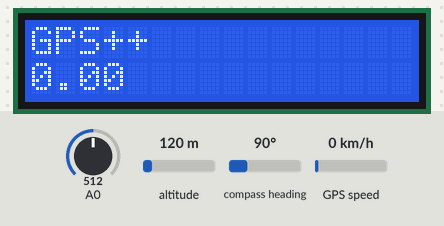
Recording of a sketch running on a simulated Arduino Uno, built with avr-gcc and run on an emulated ATmega328P. Parts: 16×2 character LCD. Inputs (shaded band) come from the test bench; at power-on: A0 = 512, altitude 120 m, compass heading 90°, GPS speed 0 km/h. The GPS gets a fix after 3 s at 37.7749, -122.4194 with 8 satellites; what the sketch prints to the serial monitor is not drawn.

Above: at 1.2 s.
1.3 s: A0 set to 50
At 5.9 s:
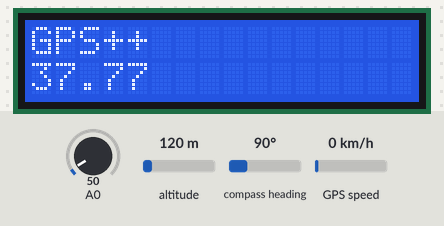
6.0 s: A0 set to 588
At 7.2 s:
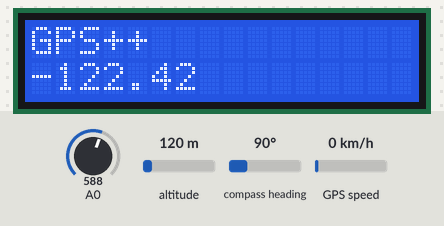
8.3 s: A0 set to 606
At 9.9 s:
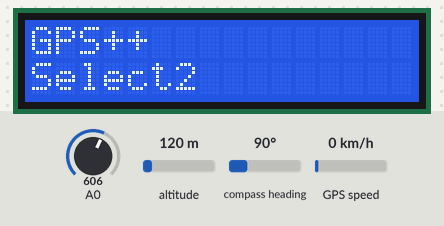
11.0 s: A0 set to 30
At 12.5 s:
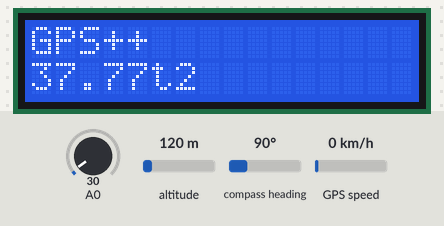
13.6 s: A0 set to 382
At 15.2 s:
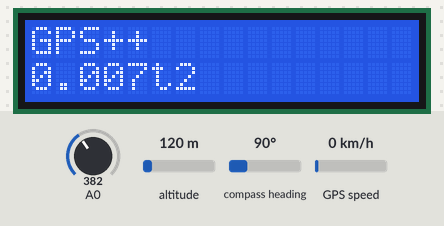
16.3 s: A0 set to 412
Timing chart, 0 to 17.6 s (numbered marks = the images above; inputs shaded):
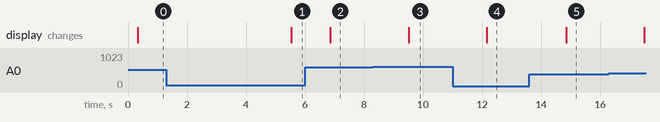

The sketch:

serial-to-lcd.ino
```cpp
#include <LiquidCrystal.h>
#include <TinyGPS++.h>
#include <SoftwareSerial.h>

#define GPS_BAUD 9600
#define ARDUINO_GPS_RX 2
#define ARDUINO_GPS_TX 3

LiquidCrystal lcd(8, 9, 4, 5, 6, 7);
SoftwareSerial ss(ARDUINO_GPS_TX, ARDUINO_GPS_RX);
TinyGPSPlus gps;

void setup()
{
  Serial.begin(9600);
  ss.begin(GPS_BAUD);
  lcd.begin(16, 2);
  lcd.setCursor(0,0);
  lcd.print("GPS++");
  lcd.setCursor(0,1);
}

void loop()
{
  serialNMEA();
  displayNMEA();
  smartDelay(1000);
}

void serialNMEA()
{
Serial.print("lat="); Serial.println(gps.location.lat(), 6);
Serial.print("lng="); Serial.println(gps.location.lng(), 6);
Serial.print("rawLat="); Serial.println(gps.location.rawLat().deg);
Serial.print("rawLat="); Serial.println(gps.location.rawLat().billionths);
Serial.print("rawLng="); Serial.println(gps.location.rawLng().deg);
Serial.print("rawLng="); Serial.println(gps.location.rawLng().billionths);
Serial.print("rawDate="); Serial.println(gps.date.value());
Serial.print("year="); Serial.println(gps.date.year());
Serial.print("month="); Serial.println(gps.date.month());
Serial.print("day="); Serial.println(gps.date.day());
Serial.print("rawTime="); Serial.println(gps.time.value());
Serial.print("hour="); Serial.println(gps.time.hour());
Serial.print("minute="); Serial.println(gps.time.minute());
Serial.print("second="); Serial.println(gps.time.second());
Serial.print("centisecond="); Serial.println(gps.time.centisecond());
Serial.print("rawSpeed="); Serial.println(gps.speed.value());
Serial.print("knots="); Serial.println(gps.speed.knots());
Serial.print("mph"); Serial.println(gps.speed.mph());
Serial.print("mps="); Serial.println(gps.speed.mps());
Serial.print("kmh="); Serial.println(gps.speed.kmph());
Serial.print("rawCourse="); Serial.println(gps.course.value());
Serial.print("courseDegree="); Serial.println(gps.course.deg());
Serial.print("rawAlt="); Serial.println(gps.altitude.value());
Serial.print("meterAlt="); Serial.println(gps.altitude.meters());
Serial.print("mileAlt="); Serial.println(gps.altitude.miles());
Serial.print("kmAlt="); Serial.println(gps.altitude.kilometers());
Serial.print("ftAlt="); Serial.println(gps.altitude.feet());
Serial.print("satnum="); Serial.println(gps.satellites.value());
Serial.print("pre="); Serial.println(gps.hdop.value());
}
void displayNMEA()
{

  int x = analogRead (0);
  lcd.setCursor(0,1);
  if (x < 60) {
    lcd.print (gps.location.lat());
  }
  else if (x < 200) {
    lcd.print (gps.satellites.value());
  }
  else if (x < 400){
    lcd.print (gps.speed.kmph());
  }
  else if (x < 600){
    lcd.print (gps.location.lng());
  }
  else if (x < 800){
    lcd.print ("Select");
  }
}
static void smartDelay(unsigned long ms)
{
  unsigned long start = millis();
  do
  {
    while (ss.available())
      gps.encode(ss.read());
  } while (millis() - start < ms);
}
```

Measured:
- the behaviour switches between 599 and 600 on A0 (found by bisection; images 2 and 3)
- after the input at 1.3 s, the display: changes after 4.2 s (image 1)
- after the input at 6.0 s, the display: changes after 0.86 s (image 2)
- after the input at 8.3 s, the display: changes after 1.2 s (image 3)
- after the input at 11.0 s, the display: changes after 1.2 s (image 4)
- after the input at 13.6 s, the display: changes after 1.2 s (image 5)
